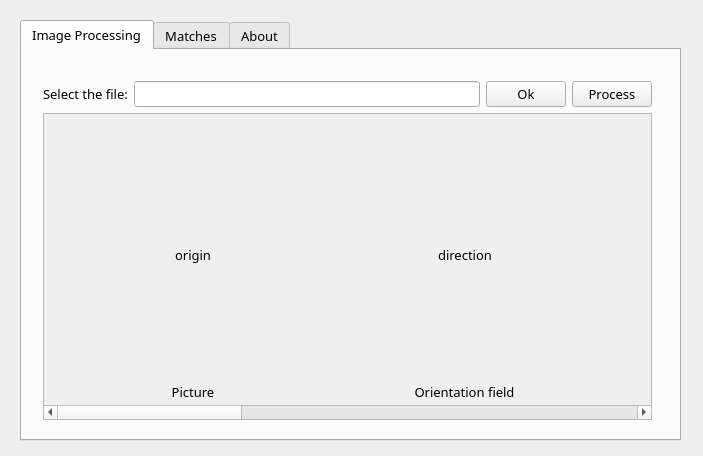
<?xml version="1.0" encoding="UTF-8"?>
<ui version="4.0">
 <class>Widget</class>
 <widget class="QWidget" name="Widget">
  <property name="geometry">
   <rect>
    <x>0</x>
    <y>0</y>
    <width>703</width>
    <height>456</height>
   </rect>
  </property>
  <property name="sizePolicy">
   <sizepolicy hsizetype="Fixed" vsizetype="Fixed">
    <horstretch>0</horstretch>
    <verstretch>0</verstretch>
   </sizepolicy>
  </property>
  <property name="windowTitle">
   <string>指纹匹配工具</string>
  </property>
  <property name="windowIcon">
   <iconset>
    <normaloff>../../../../../../paroid/Desktop/hand.ico</normaloff>../../../../../../paroid/Desktop/hand.ico</iconset>
  </property>
  <widget class="QTabWidget" name="mainTab">
   <property name="geometry">
    <rect>
     <x>20</x>
     <y>20</y>
     <width>661</width>
     <height>421</height>
    </rect>
   </property>
   <property name="font">
    <font>
     <family>微软雅黑</family>
     <pointsize>10</pointsize>
    </font>
   </property>
   <property name="tabPosition">
    <enum>QTabWidget::North</enum>
   </property>
   <property name="tabShape">
    <enum>QTabWidget::Rounded</enum>
   </property>
   <property name="currentIndex">
    <number>0</number>
   </property>
   <property name="elideMode">
    <enum>Qt::ElideLeft</enum>
   </property>
   <property name="movable">
    <bool>true</bool>
   </property>
   <widget class="QWidget" name="tab">
    <attribute name="title">
     <string>Image Processing</string>
    </attribute>
    <widget class="QWidget" name="verticalLayoutWidget">
     <property name="geometry">
      <rect>
       <x>10</x>
       <y>20</y>
       <width>631</width>
       <height>361</height>
      </rect>
     </property>
     <layout class="QVBoxLayout" name="verticalLayout">
      <item>
       <layout class="QHBoxLayout" name="horizontalLayout">
        <item>
         <widget class="QLabel" name="label">
          <property name="text">
           <string>Select the file:</string>
          </property>
         </widget>
        </item>
        <item>
         <widget class="QLineEdit" name="lineEdit_fileName"/>
        </item>
        <item>
         <widget class="QPushButton" name="pushButton_openFile">
          <property name="text">
           <string>Ok</string>
          </property>
         </widget>
        </item>
        <item>
         <widget class="QPushButton" name="pushButton_Process">
          <property name="text">
           <string>Process</string>
          </property>
         </widget>
        </item>
       </layout>
      </item>
      <item>
       <widget class="QScrollArea" name="scrollArea">
        <property name="widgetResizable">
         <bool>true</bool>
        </property>
        <widget class="QWidget" name="scrollAreaWidgetContents_3">
         <property name="geometry">
          <rect>
           <x>0</x>
           <y>0</y>
           <width>1920</width>
           <height>308</height>
          </rect>
         </property>
         <property name="minimumSize">
          <size>
           <width>1920</width>
           <height>0</height>
          </size>
         </property>
         <widget class="QWidget" name="horizontalLayoutWidget_2">
          <property name="geometry">
           <rect>
            <x>10</x>
            <y>10</y>
            <width>1904</width>
            <height>291</height>
           </rect>
          </property>
          <layout class="QHBoxLayout" name="horizontalLayout_2">
           <property name="spacing">
            <number>16</number>
           </property>
           <property name="sizeConstraint">
            <enum>QLayout::SetNoConstraint</enum>
           </property>
           <item>
            <layout class="QVBoxLayout" name="verticalLayout_14">
             <item>
              <widget class="QLabel" name="label_origin">
               <property name="minimumSize">
                <size>
                 <width>256</width>
                 <height>0</height>
                </size>
               </property>
               <property name="text">
                <string>origin</string>
               </property>
               <property name="alignment">
                <set>Qt::AlignCenter</set>
               </property>
              </widget>
             </item>
             <item>
              <widget class="QLabel" name="label_4">
               <property name="maximumSize">
                <size>
                 <width>16777215</width>
                 <height>24</height>
                </size>
               </property>
               <property name="font">
                <font>
                 <family>微软雅黑</family>
                 <pointsize>10</pointsize>
                </font>
               </property>
               <property name="text">
                <string>Picture</string>
               </property>
               <property name="alignment">
                <set>Qt::AlignCenter</set>
               </property>
              </widget>
             </item>
            </layout>
           </item>
           <item>
            <layout class="QVBoxLayout" name="verticalLayout_7">
             <property name="sizeConstraint">
              <enum>QLayout::SetNoConstraint</enum>
             </property>
             <item>
              <widget class="QLabel" name="label_direction">
               <property name="minimumSize">
                <size>
                 <width>256</width>
                 <height>0</height>
                </size>
               </property>
               <property name="text">
                <string>direction</string>
               </property>
               <property name="alignment">
                <set>Qt::AlignCenter</set>
               </property>
              </widget>
             </item>
             <item>
              <widget class="QLabel" name="label_3">
               <property name="maximumSize">
                <size>
                 <width>16777215</width>
                 <height>24</height>
                </size>
               </property>
               <property name="font">
                <font>
                 <family>微软雅黑</family>
                 <pointsize>10</pointsize>
                </font>
               </property>
               <property name="text">
                <string>Orientation field</string>
               </property>
               <property name="alignment">
                <set>Qt::AlignCenter</set>
               </property>
              </widget>
             </item>
            </layout>
           </item>
           <item>
            <layout class="QVBoxLayout" name="verticalLayout_6">
             <property name="sizeConstraint">
              <enum>QLayout::SetNoConstraint</enum>
             </property>
             <item>
              <widget class="QLabel" name="label_mask">
               <property name="minimumSize">
                <size>
                 <width>256</width>
                 <height>0</height>
                </size>
               </property>
               <property name="text">
                <string>mask</string>
               </property>
               <property name="alignment">
                <set>Qt::AlignCenter</set>
               </property>
              </widget>
             </item>
             <item>
              <widget class="QLabel" name="label_5">
               <property name="maximumSize">
                <size>
                 <width>16777215</width>
                 <height>24</height>
                </size>
               </property>
               <property name="font">
                <font>
                 <family>微软雅黑</family>
                 <pointsize>10</pointsize>
                </font>
               </property>
               <property name="text">
                <string>Effective area</string>
               </property>
               <property name="alignment">
                <set>Qt::AlignCenter</set>
               </property>
              </widget>
             </item>
            </layout>
           </item>
           <item>
            <layout class="QVBoxLayout" name="verticalLayout_11">
             <property name="sizeConstraint">
              <enum>QLayout::SetNoConstraint</enum>
             </property>
             <item>
              <widget class="QLabel" name="label_enhance">
               <property name="minimumSize">
                <size>
                 <width>256</width>
                 <height>0</height>
                </size>
               </property>
               <property name="text">
                <string>enhance</string>
               </property>
               <property name="alignment">
                <set>Qt::AlignCenter</set>
               </property>
              </widget>
             </item>
             <item>
              <widget class="QLabel" name="label_7">
               <property name="maximumSize">
                <size>
                 <width>16777215</width>
                 <height>24</height>
                </size>
               </property>
               <property name="font">
                <font>
                 <family>微软雅黑</family>
                 <pointsize>10</pointsize>
                </font>
               </property>
               <property name="text">
                <string>Enhanced</string>
               </property>
               <property name="alignment">
                <set>Qt::AlignCenter</set>
               </property>
              </widget>
             </item>
            </layout>
           </item>
           <item>
            <layout class="QVBoxLayout" name="verticalLayout_10">
             <property name="sizeConstraint">
              <enum>QLayout::SetNoConstraint</enum>
             </property>
             <item>
              <widget class="QLabel" name="label_binarize">
               <property name="minimumSize">
                <size>
                 <width>256</width>
                 <height>0</height>
                </size>
               </property>
               <property name="text">
                <string>binarize</string>
               </property>
               <property name="alignment">
                <set>Qt::AlignCenter</set>
               </property>
              </widget>
             </item>
             <item>
              <widget class="QLabel" name="label_9">
               <property name="maximumSize">
                <size>
                 <width>16777215</width>
                 <height>24</height>
                </size>
               </property>
               <property name="font">
                <font>
                 <family>微软雅黑</family>
                 <pointsize>10</pointsize>
                </font>
               </property>
               <property name="text">
                <string>Binarization</string>
               </property>
               <property name="alignment">
                <set>Qt::AlignCenter</set>
               </property>
              </widget>
             </item>
            </layout>
           </item>
           <item>
            <layout class="QVBoxLayout" name="verticalLayout_8">
             <property name="sizeConstraint">
              <enum>QLayout::SetNoConstraint</enum>
             </property>
             <item>
              <widget class="QLabel" name="label_thinning">
               <property name="minimumSize">
                <size>
                 <width>256</width>
                 <height>0</height>
                </size>
               </property>
               <property name="text">
                <string>thinning</string>
               </property>
               <property name="alignment">
                <set>Qt::AlignCenter</set>
               </property>
              </widget>
             </item>
             <item>
              <widget class="QLabel" name="label_11">
               <property name="maximumSize">
                <size>
                 <width>16777215</width>
                 <height>24</height>
                </size>
               </property>
               <property name="font">
                <font>
                 <family>微软雅黑</family>
                 <pointsize>10</pointsize>
                </font>
               </property>
               <property name="text">
                <string>Thinning</string>
               </property>
               <property name="alignment">
                <set>Qt::AlignCenter</set>
               </property>
              </widget>
             </item>
            </layout>
           </item>
           <item>
            <layout class="QVBoxLayout" name="verticalLayout_2">
             <property name="sizeConstraint">
              <enum>QLayout::SetNoConstraint</enum>
             </property>
             <item>
              <widget class="QLabel" name="label_minutia">
               <property name="minimumSize">
                <size>
                 <width>256</width>
                 <height>0</height>
                </size>
               </property>
               <property name="text">
                <string>minutia</string>
               </property>
               <property name="alignment">
                <set>Qt::AlignCenter</set>
               </property>
              </widget>
             </item>
             <item>
              <widget class="QLabel" name="label_12">
               <property name="maximumSize">
                <size>
                 <width>16777215</width>
                 <height>24</height>
                </size>
               </property>
               <property name="font">
                <font>
                 <family>微软雅黑</family>
                 <pointsize>10</pointsize>
                </font>
               </property>
               <property name="text">
                <string>Feature points</string>
               </property>
               <property name="alignment">
                <set>Qt::AlignCenter</set>
               </property>
              </widget>
             </item>
            </layout>
           </item>
          </layout>
         </widget>
        </widget>
       </widget>
      </item>
     </layout>
    </widget>
   </widget>
   <widget class="QWidget" name="tab_2">
    <attribute name="title">
     <string>Matches</string>
    </attribute>
   </widget>
   <widget class="QWidget" name="tab_3">
    <attribute name="title">
     <string>About</string>
    </attribute>
    <widget class="QTextBrowser" name="textBrowser">
     <property name="geometry">
      <rect>
       <x>30</x>
       <y>20</y>
       <width>601</width>
       <height>321</height>
      </rect>
     </property>
     <property name="html">
      <string>&lt;!DOCTYPE HTML PUBLIC &quot;-//W3C//DTD HTML 4.0//EN&quot; &quot;http://www.w3.org/TR/REC-html40/strict.dtd&quot;&gt;
&lt;html&gt;&lt;head&gt;&lt;meta name=&quot;qrichtext&quot; content=&quot;1&quot; /&gt;&lt;style type=&quot;text/css&quot;&gt;
p, li { white-space: pre-wrap; }
&lt;/style&gt;&lt;/head&gt;&lt;body style=&quot; font-family:'微软雅黑'; font-size:10pt; font-weight:400; font-style:normal;&quot;&gt;
&lt;p align=&quot;center&quot; style=&quot; margin-top:0px; margin-bottom:0px; margin-left:0px; margin-right:0px; -qt-block-indent:0; text-indent:0px;&quot;&gt;&lt;span style=&quot; font-weight:600;&quot;&gt;Fingerprinting tools&lt;/span&gt;&lt;/p&gt;
&lt;p align=&quot;center&quot; style=&quot;-qt-paragraph-type:empty; margin-top:0px; margin-bottom:0px; margin-left:0px; margin-right:0px; -qt-block-indent:0; text-indent:0px; font-weight:600;&quot;&gt;&lt;br /&gt;&lt;/p&gt;
&lt;p style=&quot; margin-top:0px; margin-bottom:0px; margin-left:0px; margin-right:0px; -qt-block-indent:0; text-indent:0px;&quot;&gt;&lt;span style=&quot; font-family:'SimSun'; font-size:9pt; font-weight:600;&quot;&gt;Instructions for use:&lt;/span&gt;&lt;/p&gt;
&lt;p style=&quot;-qt-paragraph-type:empty; margin-top:0px; margin-bottom:0px; margin-left:0px; margin-right:0px; -qt-block-indent:0; text-indent:0px; font-family:'SimSun'; font-size:9pt; font-weight:600; color:#00aaff;&quot;&gt;&lt;br /&gt;&lt;/p&gt;&lt;/body&gt;&lt;/html&gt;</string>
     </property>
    </widget>
   </widget>
  </widget>
 </widget>
 <layoutdefault spacing="6" margin="11"/>
 <resources/>
 <connections/>
</ui>
